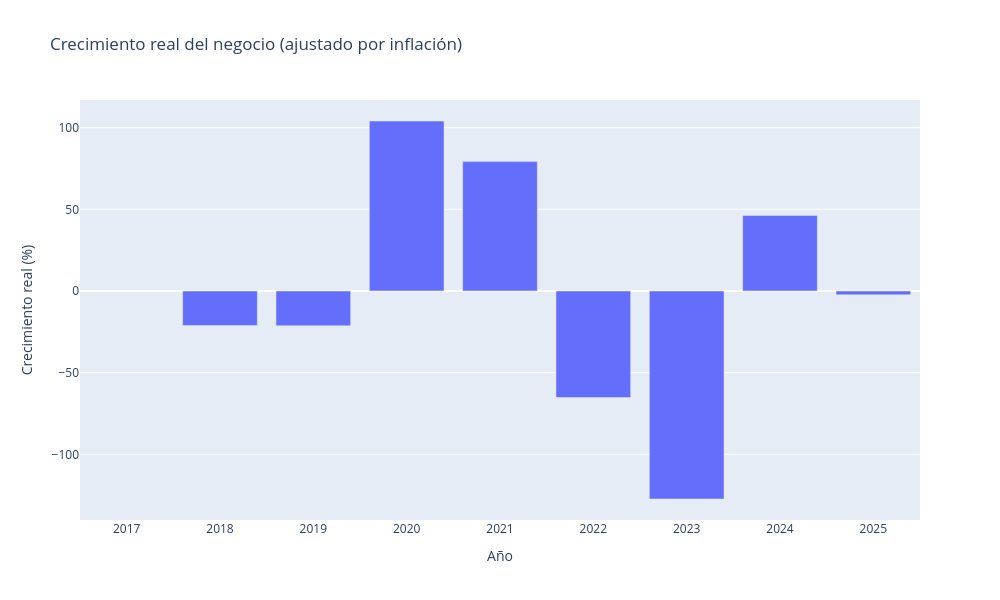

Notebook code for this chart:
### Markdown cell above
<div style="
    background: linear-gradient(#0c4555);
    padding: 18px 22px;
    border-radius: 10px;
    font-size: 16px;
    font-weight: 500;
    color: #ffffff;
    line-height: 1.6;
    font-family: -apple-system, BlinkMacSystemFont, 'Segoe UI', Roboto, sans-serif;
    border-left: 4px solid #44b5f7;
">
Comparamos Variacion % con Inflación
</div>

### Code cell
px.bar(
    df_inflacion,
    x="year",
    y="growth_vs_inflation",
    title="Crecimiento real del negocio (ajustado por inflación)",
    labels={
        "growth_vs_inflation": "Crecimiento real (%)",
        "year": "Año"
    },
    width=1000,   
    height=600
)

### Figure 1 — Plotly figure (JSON) as saved in the notebook; plotly's stock layout.template omitted (floating-point values rounded to 4 significant figures)
{"data": [{"hovertemplate": "Año=%{x}<br>Crecimiento real (%)=%{y}<extra></extra>", "legendgroup": "", "marker": {"color": "#636efa", "pattern": {"shape": ""}}, "name": "", "orientation": "v", "showlegend": false, "textposition": "auto", "type": "bar", "x": [2017, 2018, 2019, 2020, 2021, 2022, 2023, 2024, 2025], "xaxis": "x", "y": [NaN, -21.11, -21.32, 104.1, 79.24, -65.27, -127.3, 46.26, -2.373], "yaxis": "y"}], "layout": {"barmode": "relative", "height": 600, "legend": {"tracegroupgap": 0}, "title": {"text": "Crecimiento real del negocio (ajustado por inflación)"}, "width": 1000, "xaxis": {"anchor": "y", "domain": [0, 1], "title": {"text": "Año"}}, "yaxis": {"anchor": "x", "domain": [0, 1], "title": {"text": "Crecimiento real (%)"}}}}
